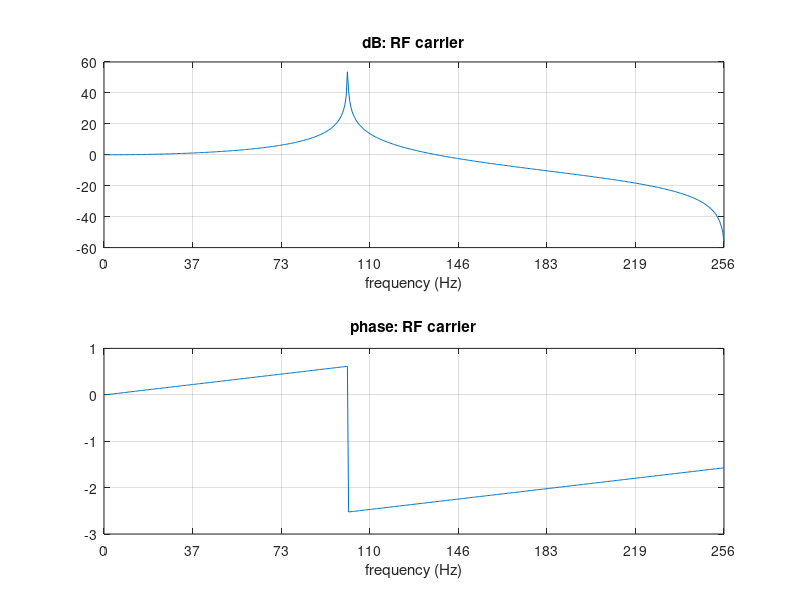

Reproduce this figure in MATLAB.
% SSB modulation investigation
% Cat VW, October `23

clc; clear; close all;
pkg load signal;

%% misc. utilities

function nyq_x_axis(nyq, fs, nticks)
	points = linspace(0, 1, nticks);
	ticks = points.*nyq;
	xlim(ticks([1 end]));
	xticks(ticks);
	xticklabels(round(points.*fs/2));
	xlabel('frequency (Hz)');
end

function plot_fft(s, name, fs)
	nticks = 8;
	S = fft(s);
	nyq = round(length(S)/2);
	S_half = S(1:nyq);

	figure;
	subplot(2, 1, 1);
	plot(20*log10(abs(S_half)));
	grid on;
	title(['dB: ' name]);
	nyq_x_axis(nyq, fs, nticks);

	subplot(2, 1, 2);
	plot(unwrap(angle(S_half)));
	grid on;
	title(['phase: ' name]);
	nyq_x_axis(nyq, fs, nticks);
end

%% parameters
N = 2^10; % samples
time = 2; % second
f_env = 3;
f_env_min = 1; % minimum frequency we care about in the envelope
f_if = 30;
f_rf = 100;
x = linspace(0, time, N)';

%% dependent parameters
fs = N/time;
[fn_env_min, fn_if] = num2cell(2*time/N*[f_env_min, f_if]){:};

%% functions
cos_sin = @(x) [cos(2*pi*x) sin(2*pi*x)];
triangle = @(x) sawtooth(2*pi*x, .5);

%% IF filter
Wp = fn_if - fn_env_min;
Ws = fn_if + fn_env_min;
Rp = 1; % dB ripple
Rs = 1.5; % dB rejection
[order, Wc_s, Wc_p] = cheb2ord(Wp, Ws, Rp, Rs);
[b, a] = cheby2(order, Rs, Wc_s);

%% the actual transmission
envelope = triangle(f_env*x);
if_carrier = cos_sin(f_if*x); % signal & its approx. Hilbert transform
rf_carrier = cos_sin(f_rf*x); % I & Q; needed for Hilbert SSB

mod_if = envelope.*if_carrier;
filt_if = filter(b, a, mod_if, [], 1);
mod_rf = filt_if.*rf_carrier;

transmission = sum(mod_rf, 2);

plot_fft(rf_carrier, 'RF carrier', fs);
%plot_fft(mod_if(:, 1), 'modulated IF', fs);
%plot_fft(filt_if(:, 1), 'filtered IF', fs);
%plot_fft(mod_rf(:, 1), 'modulated RF', fs);
%plot_fft(transmission, 'transmission', fs);
